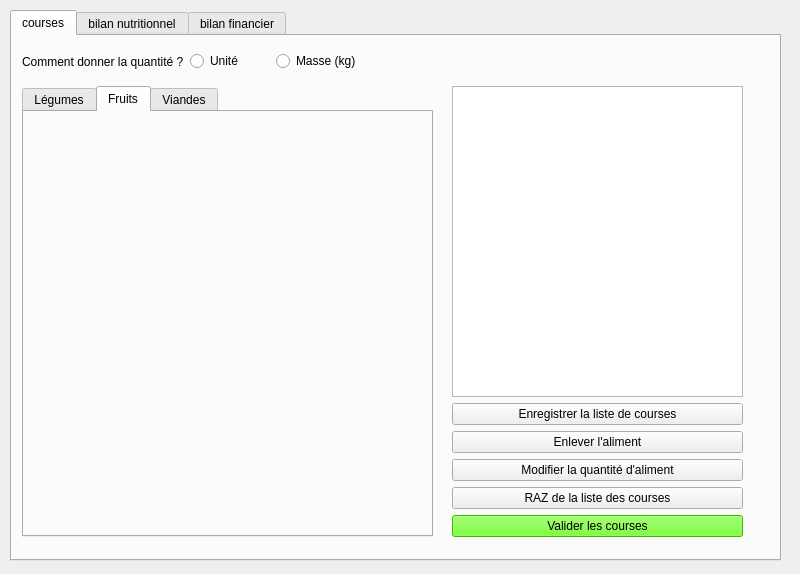
<?xml version="1.0" encoding="UTF-8"?>
<ui version="4.0">
 <class>MainWindow</class>
 <widget class="QMainWindow" name="MainWindow">
  <property name="geometry">
   <rect>
    <x>0</x>
    <y>0</y>
    <width>800</width>
    <height>574</height>
   </rect>
  </property>
  <property name="windowTitle">
   <string>Raggamuffin</string>
  </property>
  <widget class="QWidget" name="centralwidget">
   <widget class="QTabWidget" name="tabMain">
    <property name="geometry">
     <rect>
      <x>10</x>
      <y>10</y>
      <width>771</width>
      <height>551</height>
     </rect>
    </property>
    <property name="currentIndex">
     <number>0</number>
    </property>
    <widget class="QWidget" name="tabCourses">
     <attribute name="title">
      <string>courses</string>
     </attribute>
     <widget class="QWidget" name="horizontalLayoutWidget">
      <property name="geometry">
       <rect>
        <x>10</x>
        <y>10</y>
        <width>339</width>
        <height>31</height>
       </rect>
      </property>
      <layout class="QHBoxLayout" name="horizontalLayout">
       <item>
        <widget class="QLabel" name="labelUnitMass">
         <property name="text">
          <string>Comment donner la quantité ?</string>
         </property>
        </widget>
       </item>
       <item>
        <widget class="QRadioButton" name="buttonUnit">
         <property name="text">
          <string>Unité</string>
         </property>
        </widget>
       </item>
       <item>
        <widget class="QRadioButton" name="buttonMasse">
         <property name="text">
          <string>Masse (kg)</string>
         </property>
        </widget>
       </item>
      </layout>
     </widget>
     <widget class="QTabWidget" name="tabFood">
      <property name="geometry">
       <rect>
        <x>10</x>
        <y>50</y>
        <width>411</width>
        <height>451</height>
       </rect>
      </property>
      <property name="currentIndex">
       <number>1</number>
      </property>
      <widget class="QWidget" name="tabLegumes">
       <attribute name="title">
        <string>Légumes</string>
       </attribute>
      </widget>
      <widget class="QWidget" name="tabFruits">
       <attribute name="title">
        <string>Fruits</string>
       </attribute>
      </widget>
      <widget class="QWidget" name="tabViandes">
       <attribute name="title">
        <string>Viandes</string>
       </attribute>
      </widget>
     </widget>
     <widget class="QWidget" name="verticalLayoutWidget">
      <property name="geometry">
       <rect>
        <x>440</x>
        <y>50</y>
        <width>291</width>
        <height>451</height>
       </rect>
      </property>
      <layout class="QVBoxLayout" name="verticalLayout_listeCourses">
       <item>
        <widget class="QTableWidget" name="tableListeCourses"/>
       </item>
       <item>
        <widget class="QPushButton" name="buttonSave">
         <property name="text">
          <string>Enregistrer la liste de courses</string>
         </property>
        </widget>
       </item>
       <item>
        <widget class="QPushButton" name="buttonRemove">
         <property name="text">
          <string>Enlever l'aliment</string>
         </property>
        </widget>
       </item>
       <item>
        <widget class="QPushButton" name="buttonModify">
         <property name="text">
          <string>Modifier la quantité d'aliment</string>
         </property>
        </widget>
       </item>
       <item>
        <widget class="QPushButton" name="buttonRAZ">
         <property name="text">
          <string>RAZ de la liste des courses</string>
         </property>
        </widget>
       </item>
       <item>
        <widget class="QPushButton" name="buttonValidate">
         <property name="styleSheet">
          <string notr="true">background-color: rgb(85, 255, 0);</string>
         </property>
         <property name="text">
          <string>Valider les courses</string>
         </property>
        </widget>
       </item>
      </layout>
     </widget>
    </widget>
    <widget class="QWidget" name="tabNutri">
     <attribute name="title">
      <string>bilan nutritionnel</string>
     </attribute>
     <widget class="QLabel" name="labelNameCourses">
      <property name="geometry">
       <rect>
        <x>10</x>
        <y>20</y>
        <width>401</width>
        <height>16</height>
       </rect>
      </property>
      <property name="text">
       <string>TextLabel</string>
      </property>
     </widget>
     <widget class="QWidget" name="verticalLayoutWidget_2">
      <property name="geometry">
       <rect>
        <x>100</x>
        <y>400</y>
        <width>221</width>
        <height>101</height>
       </rect>
      </property>
      <layout class="QVBoxLayout" name="layoutNutriTot">
       <item>
        <widget class="QLabel" name="labelTotProt">
         <property name="text">
          <string>TextLabel</string>
         </property>
        </widget>
       </item>
       <item>
        <widget class="QLabel" name="labelTotLip">
         <property name="text">
          <string>TextLabel</string>
         </property>
        </widget>
       </item>
       <item>
        <widget class="QLabel" name="labelTotGluc">
         <property name="text">
          <string>TextLabel</string>
         </property>
        </widget>
       </item>
       <item>
        <widget class="QLabel" name="labelTotFib">
         <property name="text">
          <string>TextLabel</string>
         </property>
        </widget>
       </item>
      </layout>
     </widget>
     <widget class="QWidget" name="verticalLayoutWidget_3">
      <property name="geometry">
       <rect>
        <x>20</x>
        <y>50</y>
        <width>391</width>
        <height>331</height>
       </rect>
      </property>
      <layout class="QVBoxLayout" name="layoutBarChart"/>
     </widget>
     <widget class="QWidget" name="verticalLayoutWidget_4">
      <property name="geometry">
       <rect>
        <x>440</x>
        <y>50</y>
        <width>291</width>
        <height>451</height>
       </rect>
      </property>
      <layout class="QVBoxLayout" name="verticalLayout_listeCourses_22">
       <item>
        <widget class="QTableWidget" name="tableListeCourses_2"/>
       </item>
       <item>
        <widget class="QPushButton" name="buttonSave_2">
         <property name="text">
          <string>Enregistrer la liste de courses</string>
         </property>
        </widget>
       </item>
       <item>
        <widget class="QPushButton" name="buttonRemove_2">
         <property name="text">
          <string>Enlever l'aliment</string>
         </property>
        </widget>
       </item>
       <item>
        <widget class="QPushButton" name="buttonModify_2">
         <property name="text">
          <string>Modifier la quantité d'aliment</string>
         </property>
        </widget>
       </item>
       <item>
        <widget class="QPushButton" name="buttonRAZ_2">
         <property name="text">
          <string>RAZ de la liste des courses</string>
         </property>
        </widget>
       </item>
       <item>
        <widget class="QPushButton" name="buttonValidate_2">
         <property name="styleSheet">
          <string notr="true">background-color: rgb(85, 255, 0);</string>
         </property>
         <property name="text">
          <string>Valider les courses</string>
         </property>
        </widget>
       </item>
      </layout>
     </widget>
    </widget>
    <widget class="QWidget" name="tabBudget">
     <attribute name="title">
      <string>bilan financier</string>
     </attribute>
    </widget>
   </widget>
  </widget>
 </widget>
 <resources/>
 <connections/>
</ui>
